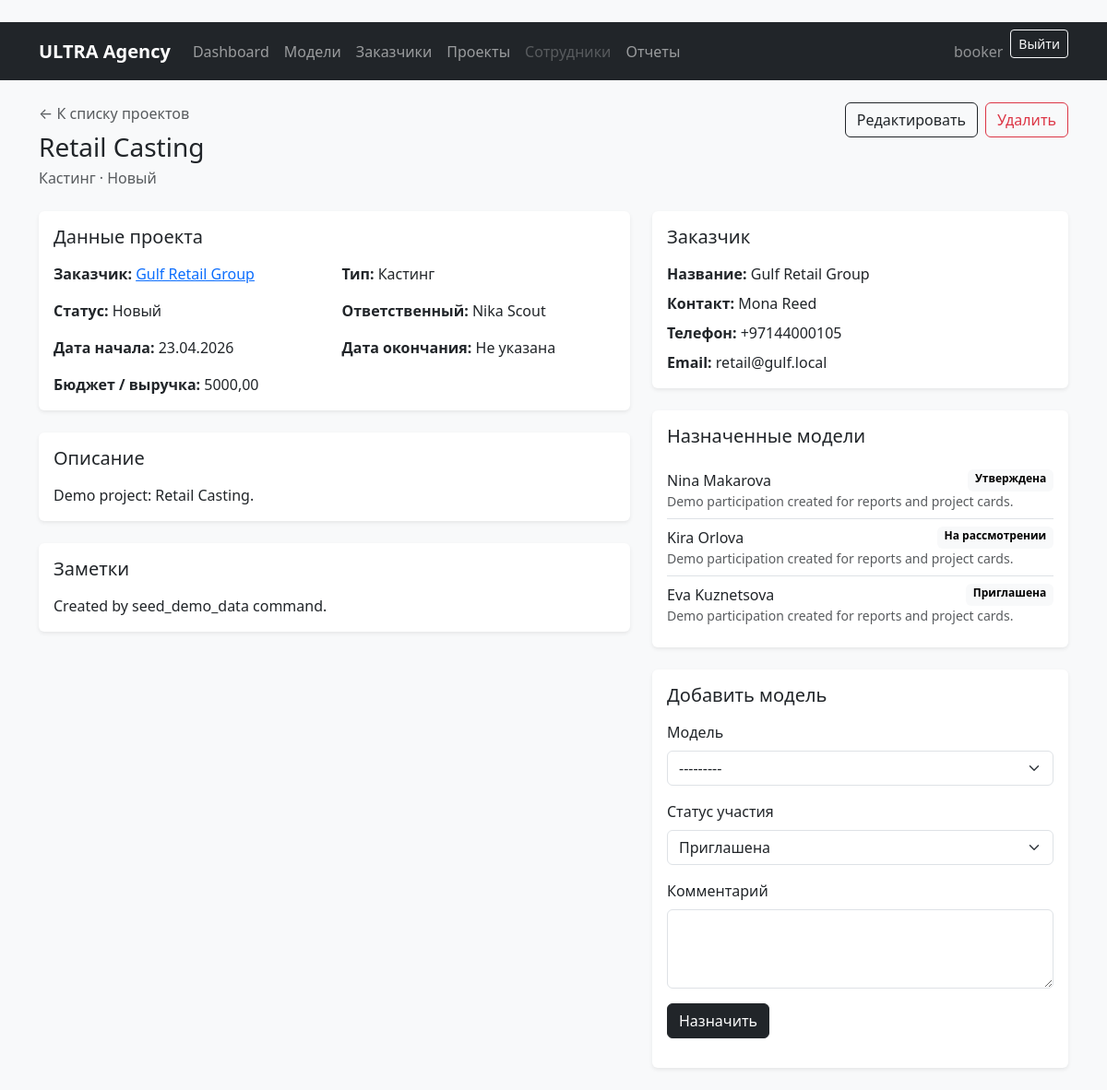
/projects/6/ (signed in), run on an earlier commit of the app's database.
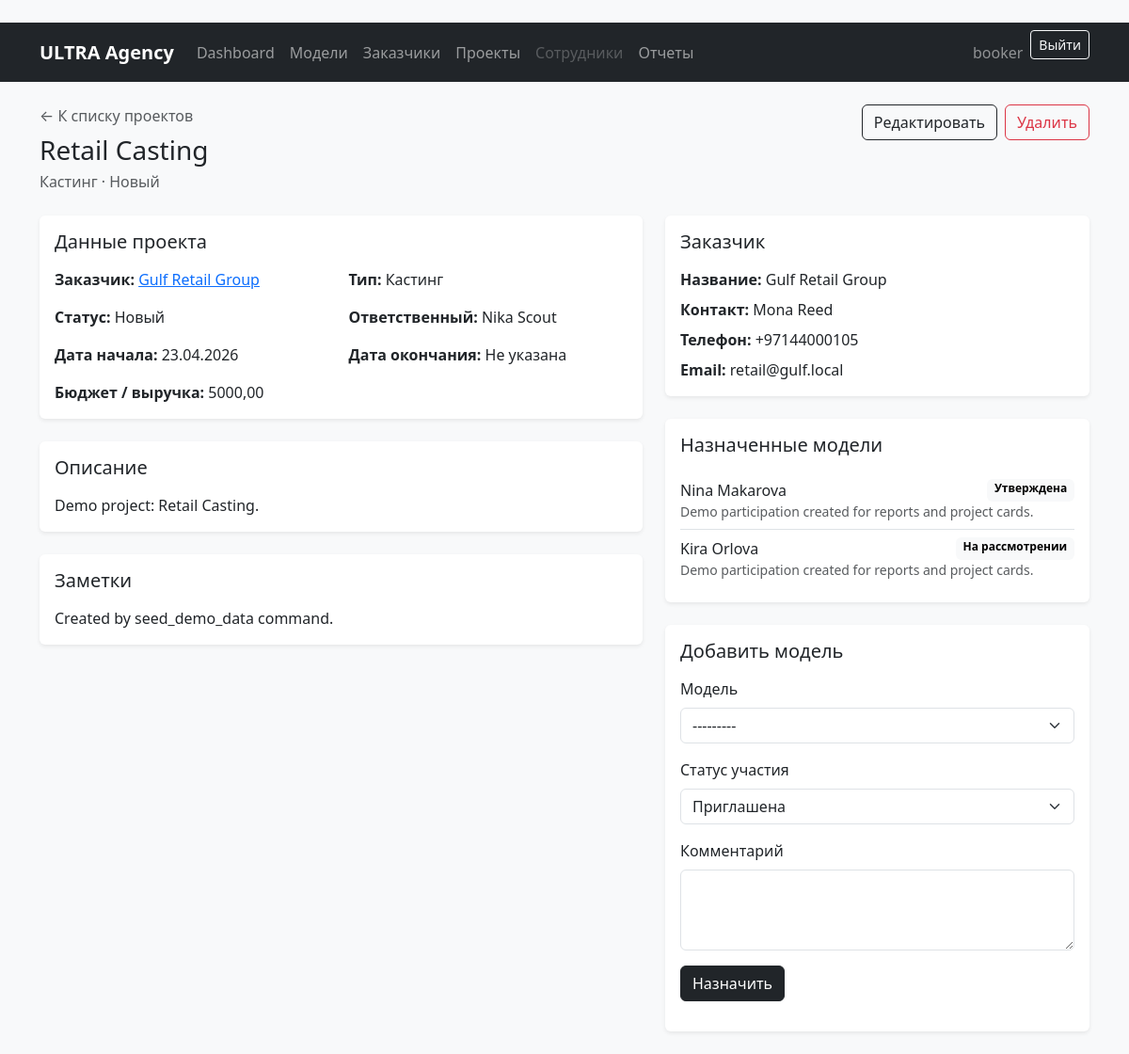
And on a later commit of the database.
### projects/models.py (models this page shows, shortened)
class Participation(db_models.Model):
    class Status(db_models.TextChoices):
        INVITED = 'invited', 'Приглашена'
        UNDER_REVIEW = 'under_review', 'На рассмотрении'
        APPROVED = 'approved', 'Утверждена'
        REJECTED = 'rejected', 'Отказ'
        COMPLETED = 'completed', 'Завершено'
    project = db_models.ForeignKey(
        Project,
        on_delete=db_models.CASCADE,
        related_name='participations',
        verbose_name='Проект',
    )
    model = db_models.ForeignKey(
        ModelCard,
        on_delete=db_models.CASCADE,
        related_name='participations',
        verbose_name='Модель',
    )
    status = db_models.CharField(
        'Статус участия',
        max_length=20,
        choices=Status.choices,
        default=Status.INVITED,
    )
    comment = db_models.TextField('Комментарий', blank=True)
    assigned_at = db_models.DateTimeField('Дата назначения', auto_now_add=True)
    class Meta:
        verbose_name = 'Участие модели в проекте'
        verbose_name_plural = 'Участия моделей в проектах'
        ordering = ['-assigned_at']
        constraints = [
            db_models.UniqueConstraint(
                fields=['project', 'model'],
                name='unique_model_participation_per_project',
            ),
        ]

### models_app/models.py (models this page shows)
class ModelCard(models.Model):
    class Category(models.TextChoices):
        TOP = 'top', 'Top-model'
        NEW_FACE = 'new_face', 'New face'
        COMMERCIAL = 'commercial', 'Commercial'
    class Status(models.TextChoices):
        ACTIVE = 'active', 'Активна'
        ARCHIVED = 'archived', 'В архиве'
        ON_CONTRACT = 'on_contract', 'На контракте'
    first_name = models.CharField('Имя', max_length=100)
    last_name = models.CharField('Фамилия', max_length=100)
    birth_date = models.DateField('Дата рождения', null=True, blank=True)
    phone = models.CharField('Телефон', max_length=30)
    email = models.EmailField('Email', blank=True)
    city = models.CharField('Город', max_length=100)
    height = models.PositiveSmallIntegerField('Рост, см')
    bust = models.PositiveSmallIntegerField('Объем груди, см')
    waist = models.PositiveSmallIntegerField('Талия, см')
    hips = models.PositiveSmallIntegerField('Бедра, см')
    shoe_size = models.DecimalField(
        'Размер обуви',
        max_digits=4,
        decimal_places=1,
        null=True,
        blank=True,
    )
    hair_color = models.CharField('Цвет волос', max_length=50, blank=True)
    eye_color = models.CharField('Цвет глаз', max_length=50, blank=True)
    experience = models.TextField('Опыт работы / описание', blank=True)
    category = models.CharField(
        'Категория',
        max_length=20,
        choices=Category.choices,
        default=Category.NEW_FACE,
    )
    status = models.CharField(
        'Статус',
        max_length=20,
        choices=Status.choices,
        default=Status.ACTIVE,
    )
    created_at = models.DateTimeField('Дата добавления', auto_now_add=True)
    updated_at = models.DateTimeField('Дата обновления', auto_now=True)
    added_by = models.ForeignKey(
        settings.AUTH_USER_MODEL,
        on_delete=models.SET_NULL,
        null=True,
        blank=True,
        related_name='added_model_cards',
        verbose_name='Кем добавлена анкета',
    )
    main_photo = models.ImageField(
        'Главное фото',
        upload_to='models/main/',
        null=True,
        blank=True,
    )
    class Meta:
        verbose_name = 'Анкета модели'
        verbose_name_plural = 'Анкеты моделей'
        ordering = ['last_name', 'first_name']
    def __str__(self):
        return f'{self.first_name} {self.last_name}'

### projects/views.py (the view)
# urls.py: path('<int:pk>/', ProjectDetailView.as_view(), name='project_detail'),
class ProjectDetailView(RoleRequiredMixin, DetailView):
    model = Project
    template_name = 'projects/project_detail.html'
    context_object_name = 'project'
    allowed_roles = PROJECT_VIEW_ROLES
    def get_queryset(self):
        return Project.objects.select_related(
            'client',
            'responsible_employee',
        ).prefetch_related(
            'participations__model',
        )
    def get_context_data(self, **kwargs):
        context = super().get_context_data(**kwargs)
        can_manage = user_has_any_role(self.request.user, PROJECT_CRUD_ROLES)
        context['can_manage_projects'] = can_manage
        context['participation_form'] = ParticipationForm(project=self.object) if can_manage else None
        return context

### projects/forms.py (shortened to what this page needs)
class ParticipationForm(forms.ModelForm):
    class Meta:
        model = Participation
        fields = ['project', 'model', 'status', 'comment']
        widgets = {
            'comment': forms.Textarea(attrs={'rows': 3}),
        }
    def __init__(self, *args, **kwargs):
        self.project = kwargs.pop('project', None)
        super().__init__(*args, **kwargs)
        if self.project:
            self.fields['project'].initial = self.project
            self.fields['project'].widget = forms.HiddenInput()
        apply_bootstrap_styles(self)

### core/mixins.py (called while the page is built)
    def test_func(self):
        return user_has_any_role(self.request.user, self.allowed_roles)

### core/permissions.py (called while the page is built)
def get_user_role(user):
    if not user.is_authenticated or not user.is_active:
        return None
    if user.is_superuser:
        return ROLE_ADMIN
    try:
        profile = user.employee_profile
    except EmployeeProfile.DoesNotExist:
        return None
    if not profile.is_active:
        return None
    return profile.role

def user_has_any_role(user, roles):
    role = get_user_role(user)
    return role in roles

### employees/models.py (called while the page is built)
    def __str__(self):
        full_name = self.user.get_full_name()
        return full_name or self.user.get_username()

### templates/projects/project_detail.html (shortened to what the changed rows need)
{% extends 'base.html' %}
{% block content %}
<div class="d-flex flex-column flex-md-row justify-content-between gap-3 mb-4">
    <div>
        <h1 class="h3 mt-2 mb-1">{{ project.title }}</h1>
    </div>
</div>
<div class="row g-4">
    <div class="col-lg-7">
        <div class="card border-0 shadow-sm mb-4">
            <div class="card-body">
                <h2 class="h5 mb-3">Данные проекта</h2>
            </div>
        </div>
        <div class="card border-0 shadow-sm mb-4">
            <div class="card-body">
                <h2 class="h5 mb-3">Описание</h2>
            </div>
        </div>
        <div class="card border-0 shadow-sm">
            <div class="card-body">
                <h2 class="h5 mb-3">Заметки</h2>
            </div>
        </div>
    </div>
    <div class="col-lg-5">
        <div class="card border-0 shadow-sm mb-4">
            <div class="card-body">
                <h2 class="h5 mb-3">Заказчик</h2>
            </div>
        </div>
        <div class="card border-0 shadow-sm mb-4">
            <div class="card-body">
                <h2 class="h5 mb-3">Назначенные модели</h2>
                {% if project.participations.all %}
                    <div class="list-group list-group-flush">
                        {% for participation in project.participations.all %}
                            <a class="list-group-item list-group-item-action px-0" href="{% url 'models_app:model_detail' participation.model.pk %}">
                                <div class="d-flex justify-content-between gap-3">
                                    <span>{{ participation.model }}</span>
                                    <span class="badge text-bg-light">{{ participation.get_status_display }}</span>
                                </div>
                                {% if participation.comment %}
                                    <div class="small text-muted">{{ participation.comment }}</div>
                                {% endif %}
                            </a>
                        {% endfor %}
                    </div>
                {% else %}
                    <p class="text-muted mb-0">Модели пока не назначены.</p>
                {% endif %}
            </div>
        </div>
        {% if can_manage_projects %}
            <div class="card border-0 shadow-sm">
                <div class="card-body">
                    <h2 class="h5 mb-3">Добавить модель</h2>
                    <form method="post" action="{% url 'projects:participation_create' project.pk %}" novalidate>
                        {% for field in participation_form %}
                            {% if field.is_hidden %}
                                {{ field }}
                            {% else %}
                                <div class="mb-3">
                                    <label class="form-label" for="{{ field.id_for_label }}">{{ field.label }}</label>
                                    {{ field }}
                                </div>
                            {% endif %}
                        {% endfor %}
                    </form>
                </div>
            </div>
        {% endif %}
    </div>
</div>
{% endblock %}

What changed in the data, as far as the page shows it:
removed Participation: model "Eva Kuznetsova", status "Приглашена", comment "Demo participation created for reports and project cards."
